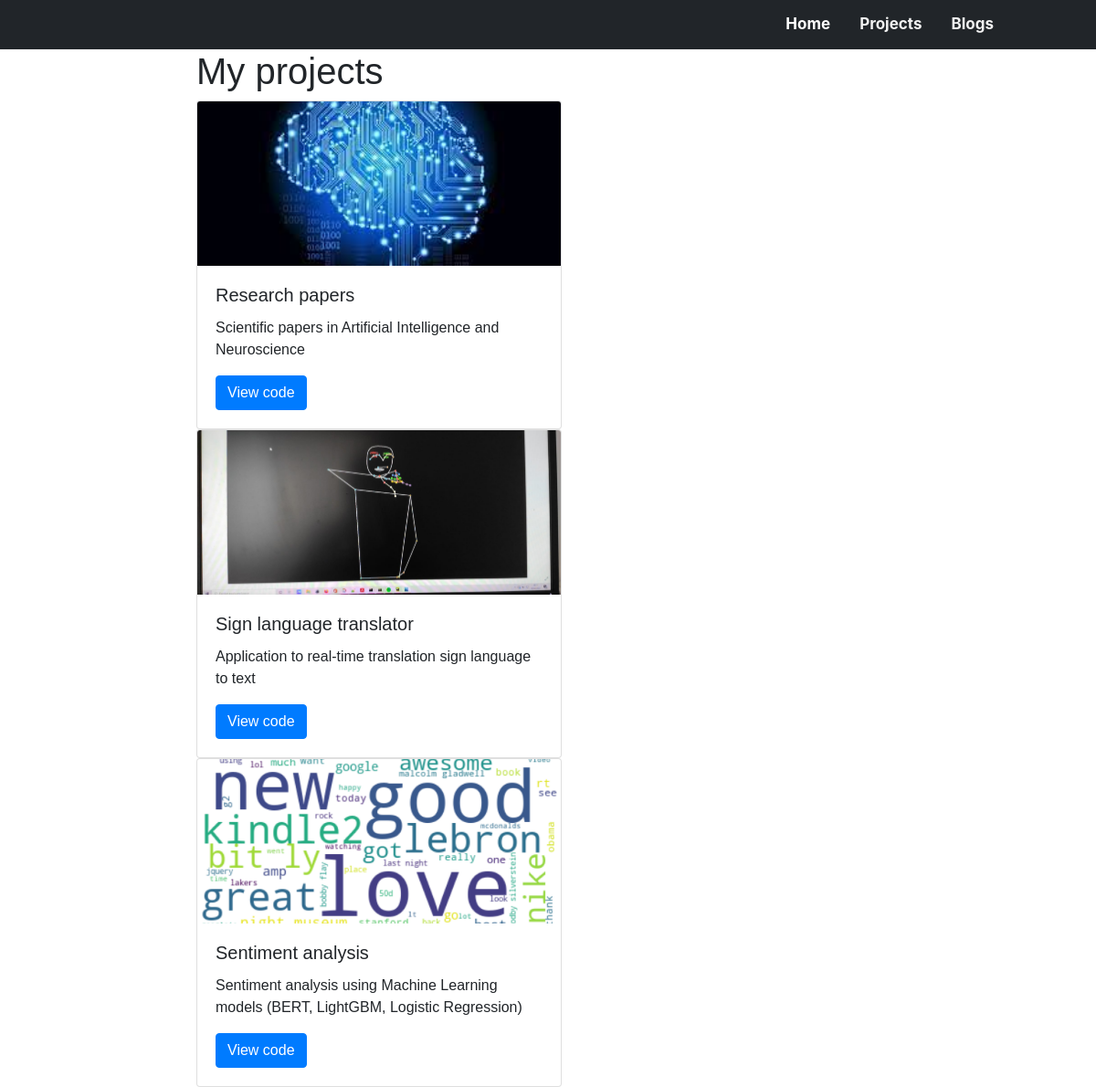
Screenshot of /myportfolio/projects with the database file from the repository.
### myportfolio/models.py (models this page shows, shortened)
class Project(models.Model):
    title = models.CharField(max_length=500)
    description = models.CharField(max_length=2000)
    github_link = models.CharField(max_length=2000)
    tech_stack = models.CharField(max_length=500)
    image = models.FilePathField(path=os.path.join(settings.BASE_DIR, "myportfolio/static/img"), default="")
    @property
    def image_path(self):
        return re.sub('.*img/','',self.image)

### myportfolio/views.py (the view)
# urls.py: path("projects",views.projects,name="projects"),
def projects(request):
    template = loader.get_template("myportfolio/projects.html")
    projects = Project.objects.all()
    context = {'projects': projects}
    return HttpResponse(template.render(context, request))

### myportfolio/templates/myportfolio/projects.html (shortened to what this page needs)
{% extends "base.html" %}
{% block page_content %}
{% load static %}
<div class="col-md-8 offset-md-2">
    <h1>My projects</h1>
<div class="card-group">
  {% for project in projects %}
  <div class="row">
  <div class="col-sm-6">
    <div class="card" style="width: 25rem;">
        {% static "" as baseUrl %}
      <img class="card-img-top" src="{{ baseUrl }}img/{{project.image_path}}">
      <div class="card-body">
        <h5 class="card-title">{{project.title}}</h5>
        <p class="card-text">{{project.description}}</p>
        <a href={{project.github_link}} class="btn btn-primary" target="_blank">View code</a>
      </div>
    </div>
  </div>
</div>
  {% endfor %}
</div >
</div >
{% endblock %}

### portfolio/templates/base.html (shortened to what this page needs)
<!DOCTYPE html>
<html>
<head>
{% load static %}
<link rel="stylesheet" href="https://stackpath.bootstrapcdn.com/bootstrap/4.3.1/css/bootstrap.min.css">
</head>
<body>
<div class="topnav">
  <a  target="_blank" href={{profile.linkedin_link}} class="linkedin"></a>
  <a  target="_blank" href={{profile.github_link}} class="github"></a>
  <a href=mailto:{{profile.email}} class="gmail"></a>
  <a href="/myportfolio/blogs">Blogs</a>
  <a href="/myportfolio/projects">Projects</a>
  <a class="active" href="/myportfolio">Home</a>
</div>
{% block page_content %} {% endblock %}
</body>
</html>

### portfolio/templates/base.html (style rules this page uses)
body { margin: 0; font-family: Arial, Helvetica, sans-serif; }
.topnav { overflow: hidden; background-color: #212529; font-family: "Montserrat", -apple-system, BlinkMacSystemFont, "Segoe UI", Roboto, "Helvetica Neue", Arial, "Noto Sans", sans-serif, "Apple Color Emoji", "Segoe UI Emoji", "Segoe UI Symbol", "Noto Color Emoji"; font-weight: 700; }
.topnav a { float: right; color: #f2f2f2; text-align: center; padding: 14px 16px; text-decoration: none; font-size: 17px; }
.topnav a.active { background-color: #212529; color: white; }

### myportfolio/templates/myportfolio/projects.html (style rules this page uses)
.card-img-top { width: 100%; height: 15vw; object-fit: cover; }

### rows the page displays
Project: shows a picture, title "Research papers", description "Scientific papers in Artificial Intelligence and Neuroscience"
Project: shows a picture, title "Sign language translator", description "Application to real-time translation sign language to text"
Project: shows a picture, title "Sentiment analysis", description "Sentiment analysis using Machine Learning models (BERT, LightGBM, Logistic Regression)"
